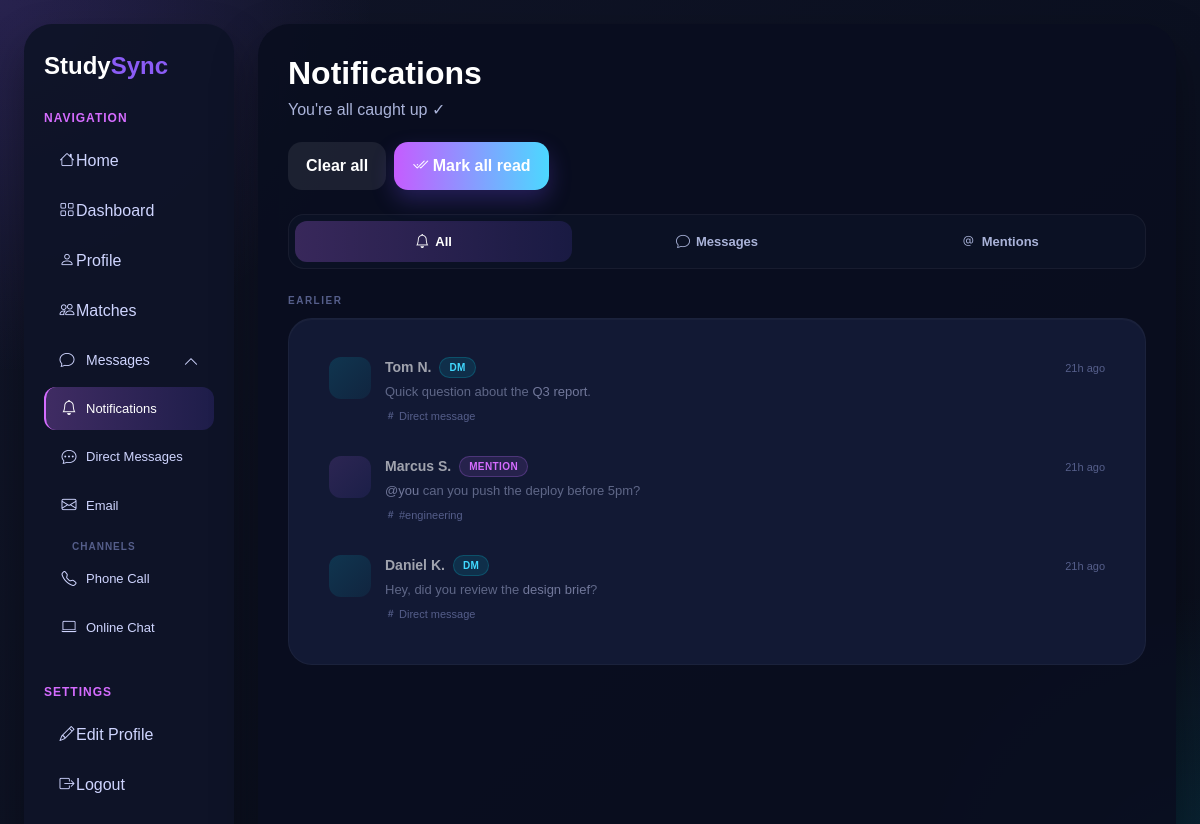
The page /notifications on the database its author committed.
### app.py (models this page shows, shortened)
class Notification(db.Model):
    id = db.Column(db.Integer, primary_key=True)
    user_id = db.Column(db.Integer, db.ForeignKey('user.id'), nullable=False)
    sender_name = db.Column(db.String(100), nullable=False)
    type = db.Column(db.String(20), nullable=False)
    message = db.Column(db.Text, nullable=False)
    channel = db.Column(db.String(100), default='Direct Message')
    is_read = db.Column(db.Boolean, default=False)
    created_at = db.Column(db.DateTime, default=datetime.utcnow)
    @property
    def time_ago(self):
        from datetime import timezone
        delta = datetime.now(timezone.utc) - self.created_at.replace(tzinfo=timezone.utc)
        s = int(delta.total_seconds())
        if s < 60: return 'just now'
        if s < 3600: return f'{s//60}m ago'
        if s < 86400: return f'{s//3600}h ago'
        if s < 172800: return 'Yesterday'
        return f'{s//86400} days ago'

### app.py (the view)
@app.route("/notifications")
def notifications():
    user = User.query.get(1)
    notifs = Notification.query.filter_by(user_id=1).order_by(Notification.created_at.desc()).all()
    return render_template("notifications.html",
        current_user = user,
        notifications = notifs,
        unread_count = sum(1 for n in notifs if not n.is_read),
        dm_count = sum(1 for n in notifs if n.type == 'dm' and not n.is_read),
        mention_count = sum(1 for n in notifs if n.type =='mention' and not n.is_read),)

### templates/notifications.html (shortened to what this page needs)
<!DOCTYPE html>
<html lang="en">
<head>
    <link href="https://cdn.jsdelivr.net/npm/bootstrap@5.3.8/dist/css/bootstrap.min.css" rel="stylesheet"/>
    <link href="https://cdn.jsdelivr.net/npm/bootstrap-icons@1.11.3/font/bootstrap-icons.css" rel="stylesheet">
    <link rel="stylesheet" href="{{ url_for('static', filename='styles.css') }}">
</head>
<body>
<div class="app-shell">
    <aside class="sidebar">
        <h2><span class="logo-study">Study</span><span class="logo-sync">Sync</span></h2>
        <div class="sidebar-section">
            <div class="sidebar-title">Navigation</div>
            <a href="{{ url_for('landing') }}">
                <i class="bi bi-house"></i> Home
            </a>
            <a href="{{ url_for('dashboard') }}">
                <i class="bi bi-grid"></i> Dashboard
            </a>
            <a href="{{ url_for('profile') }}">
                <i class="bi bi-person"></i> Profile
            </a>
            <a href="#">
                <i class="bi bi-people"></i> Matches
            </a>
            <div class="notif-dropdown-toggle" onclick="toggleDropdown()">
                <i class="bi bi-chat"></i> Messages
                <i class="bi bi-chevron-down ms-auto notif-arrow" id="arrow"></i>
            </div>
            <div class="notif-dropdown" id="msg-dropdown">
                <a href="{{ url_for('notifications') }}" class="notif-sub-item active">
                    <i class="bi bi-bell"></i> Notifications
                </a>
                <a href="#" class="notif-sub-item">
                    <i class="bi bi-chat-dots"></i> Direct Messages
                </a>
                <a href="#" class="notif-sub-item">
                    <i class="bi bi-envelope"></i> Email
                </a>
                <div class="notif-sub-label">Channels</div>
                <a href="#" class="notif-sub-item">
                    <i class="bi bi-telephone"></i> Phone Call
                </a>
                <a href="#" class="notif-sub-item">
                    <i class="bi bi-laptop"></i> Online Chat
                </a>
            </div>
        </div>
        <div class="sidebar-section">
            <div class="sidebar-title">Settings</div>
            <a href="#"><i class="bi bi-pencil"></i> Edit Profile</a>
            <a href="#"><i class="bi bi-box-arrow-right"></i> Logout</a>
        </div>
    </aside>
    <main class="main-content">
        <div class="page-header">
            <div>
                <h1>Notifications</h1>
                <p id="header-sub">
                    {% if unread_count > 0 %}
                        You have {{ unread_count }} unread notification{{ 's' if unread_count != 1 else '' }}
                    {% else %}
                        You're all caught up ✓
                    {% endif %}
                </p>
            </div>
            <div class="d-flex gap-2">
                <button class="custom-btn secondary" onclick="markAllRead()">Clear all</button>
                <button class="custom-btn" onclick="markAllRead()">
                    <i class="bi bi-check2-all"></i> Mark all read
                </button>
            </div>
        </div>
        <div class="notif-tabs">
            <button class="notif-tab active" onclick="switchTab(this, 'all')">
                <i class="bi bi-bell"></i> All
            </button>
            <button class="notif-tab" onclick="switchTab(this, 'dm')">
                <i class="bi bi-chat"></i> Messages
            </button>
            <button class="notif-tab" onclick="switchTab(this, 'mention')">
                <i class="bi bi-at"></i> Mentions
            </button>
        </div>
        {% set old_notifs = notifications | selectattr('is_read', 'equalto', True) | list %}
        {% if old_notifs %}
        <div class="notif-section-label" style="margin-top: 24px">Earlier</div>
        <section class="info-card">
            {% for notif in old_notifs %}
            <div class="notif-item read" data-id="{{ notif.id }}" data-type="{{ notif.type }}">
                <div class="notif-avatar notif-avatar-{{ notif.type }}" style="opacity:0.5">
                </div>
                <div class="notif-body">
                    <div class="notif-top">
                        <span class="notif-name" style="opacity:0.6">{{ notif.sender_name }}</span>
                        <span class="notif-pill notif-pill-{{ notif.type }}">{{ notif.type }}</span>
                        <span class="notif-time">{{ notif.time_ago }}</span>
                    </div>
                    <div class="notif-text" style="opacity:0.5">{{ notif.message | safe }}</div>
                    <div class="notif-meta">
                        <span class="notif-channel">
                            <i class="bi bi-hash"></i> {{ notif.channel }}
                        </span>
                    </div>
                </div>
            </div>
            {% endfor %}
        </section>
        {% endif %}
    </main>
</div>
</body>
</html>

### rows shown on the page
Notification: sender_name "Tom N.", type "DM", time_ago "21h ago", message "Quick question about the Q3 report .", channel "Direct message"
Notification: sender_name "Marcus S.", type "MENTION", time_ago "21h ago", message "@you can you push the deploy before 5pm?", channel "#engineering"
Notification: sender_name "Daniel K.", type "DM", time_ago "21h ago", message "Hey, did you review the design brief ?", channel "Direct message"
